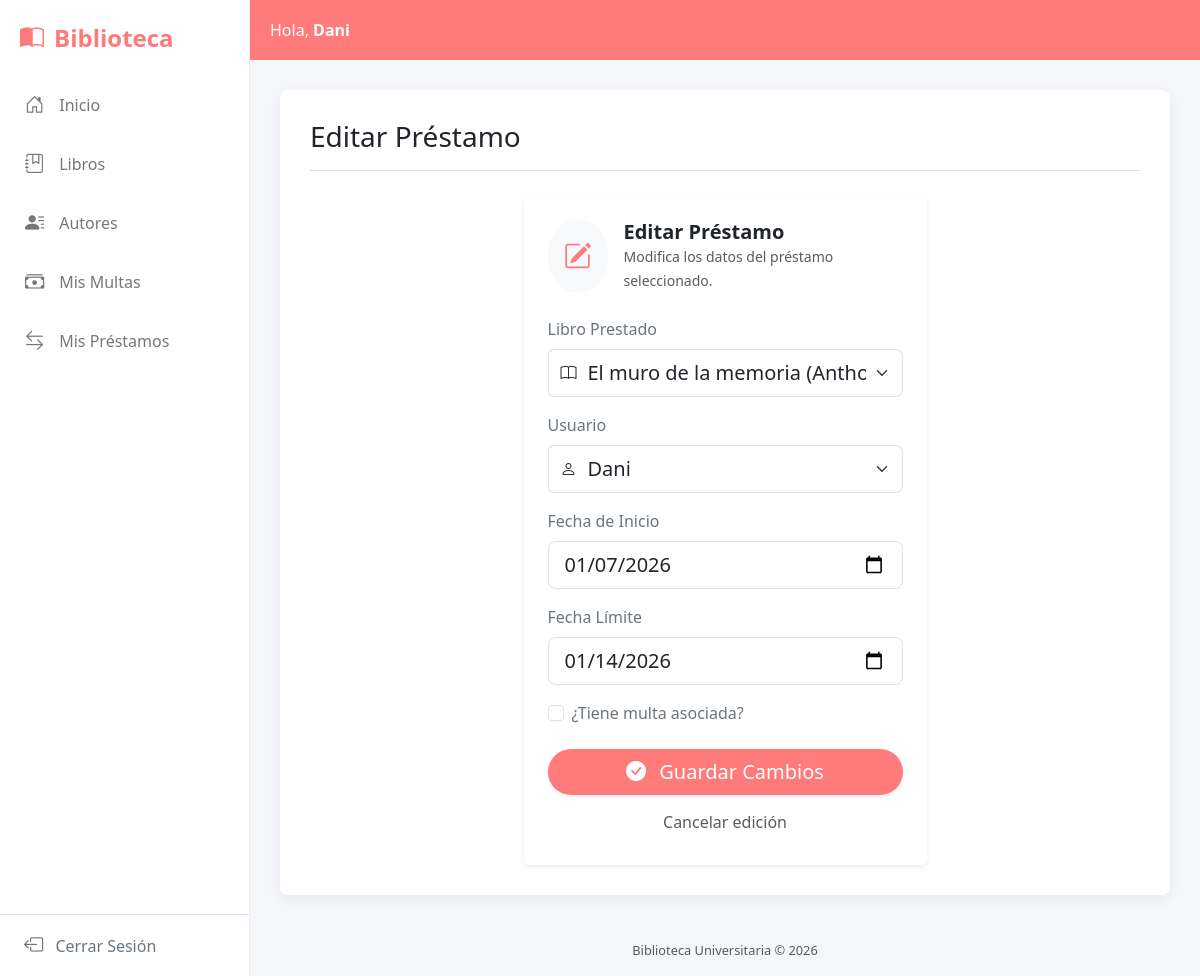
/prestamos/1/editar_prestamo (signed in), run on the app's committed database.
### gestion/models.py (models this page shows, shortened)
class Prestamo(models.Model):
    estados = [
        ('solicitado', 'Solicitado'),
        ('aprobado', 'Aprobado'),
        ('devuelto', 'Devuelto'),
    ]
    libro = models.ForeignKey(Libro, related_name="prestamos", on_delete=models.PROTECT)
    usuario = models.ForeignKey(settings.AUTH_USER_MODEL, related_name="prestamos", on_delete=models.PROTECT)
    fecha_prestamo = models.DateField(default=timezone.now)
    fecha_max = models.DateField(default=timezone.now)
    fecha_devolucion = models.DateField(blank=True, null=True)
    tiene_multa = models.BooleanField(default=False)
    estado = models.CharField(max_length=20, choices=estados, default='solicitado')
    class Meta:
        permissions = (
            ("ver_prestamos", "Puede ver prestamos"),
            ("gestionar_prestamos", "Puede gestionar prestamos"),
        )

class Libro(models.Model):
    titulo = models.CharField(max_length=20)
    anio = models.IntegerField(blank=True, null=True)
    isbn = models.CharField(max_length=20, blank=True, null=True)
    autor = models.ForeignKey(Autor, related_name="libro", on_delete=models.PROTECT)
    editorial = models.CharField(max_length=255, blank=True, null=True)
    disponible = models.BooleanField(default=True)
    stock = models.PositiveIntegerField(default=1)

### gestion/views.py (the view)
# urls.py: path("prestamos/<int:pk>/editar_prestamo", views.PrestamoUpdateView.as_view(), name="editar_prestamo"),
class PrestamoUpdateView(LoginRequiredMixin, PermissionRequiredMixin, UpdateView):
    model = Prestamo
    fields = ['libro', 'usuario', 'fecha_prestamo', 'fecha_max', 'fecha_devolucion', 'tiene_multa', 'estado']
    template_name = 'editar_prestamo.html'
    success_url = reverse_lazy('lista_prestamos')
    permission_required = 'gestion.change_prestamo'
    def get_context_data(self, **kwargs):
        context = super().get_context_data(**kwargs)
        context['libros'] = Libro.objects.all()
        context['usuarios'] = get_user_model().objects.all()
        context['prestamo'] = self.object
        return context

### gestion/templates/editar_prestamo.html (shortened to what this page needs)
{% extends "index.html" %}
{% block titulo_pagina %}Editar Préstamo{% endblock %}
{% block contenido %}
<div class="row justify-content-center">
    <div class="col-lg-6">
        <div class="card border-0 shadow-sm">
            <div class="card-header bg-white border-0 pt-4 px-4 pb-0">
                <div class="d-flex align-items-center">
                    <div class="rounded-circle bg-light p-3 me-3 text-primary">
                        <i class="bi bi-pencil-square fs-3" style="color: var(--brand-color);"></i>
                    </div>
                    <div>
                        <h5 class="mb-0 fw-bold text-dark">Editar Préstamo</h5>
                        <small class="text-muted">Modifica los datos del préstamo seleccionado.</small>
                    </div>
                </div>
            </div>
            <div class="card-body p-4">
                <form method="POST">
                    <div class="mb-3">
                        <label for="libro_id" class="form-label fw-medium text-secondary">Libro Prestado</label>
                        <div class="input-group">
                            <span class="input-group-text bg-white border-end-0"><i class="bi bi-book"></i></span>
                            <select class="form-select form-select-lg border-start-0 ps-0" id="libro_id" name="libro" required>
                                {% for libro in libros %}
                                    <option value="{{ libro.id }}" {% if prestamo.libro.id == libro.id %}selected{% endif %}>
                                        {{ libro.titulo }} ({{ libro.autor.nombre }})
                                    </option>
                                {% endfor %}
                            </select>
                        </div>
                    </div>
                    <div class="mb-3">
                        <label for="usuario_id" class="form-label fw-medium text-secondary">Usuario</label>
                        <div class="input-group">
                            <span class="input-group-text bg-white border-end-0"><i class="bi bi-person"></i></span>
                            <select class="form-select form-select-lg border-start-0 ps-0" id="usuario_id" name="usuario" required>
                                {% for usuario in usuarios %}
                                    <option value="{{ usuario.id }}" {% if prestamo.usuario.id == usuario.id %}selected{% endif %}>
                                        {{ usuario.username }}
                                    </option>
                                {% endfor %}
                            </select>
                        </div>
                    </div>
                    <div class="mb-3">
                        <label for="id_fecha_prestamo" class="form-label fw-medium text-secondary">Fecha de Inicio</label>
                        <input type="date" class="form-control form-control-lg" id="id_fecha_prestamo" name="fecha_prestamo"
                               value="{{ prestamo.fecha_prestamo|date:'Y-m-d' }}" required>
                    </div>
                    <div class="mb-3">
                        <label for="id_fecha_max" class="form-label fw-medium text-secondary">Fecha Límite</label>
                        <input type="date" class="form-control form-control-lg" id="id_fecha_max" name="fecha_max"
                               value="{{ prestamo.fecha_max|date:'Y-m-d' }}" required>
                    </div>
                    <div class="mb-4 form-check">
                        <input type="checkbox" class="form-check-input" id="id_tiene_multa" name="tiene_multa"
                               {% if prestamo.tiene_multa %}checked{% endif %}>
                        <label class="form-check-label text-secondary fw-medium" for="id_tiene_multa">
                            ¿Tiene multa asociada?
                        </label>
                    </div>
                    <div class="d-grid gap-2">
                        <button type="submit" class="btn btn-primary btn-lg rounded-pill shadow-sm border-0"
                                style="background-color: var(--brand-color);">
                            <i class="bi bi-check-circle-fill me-2"></i> Guardar Cambios
                        </button>
                        <a href="{% url 'lista_prestamos' %}" class="btn btn-link text-muted text-decoration-none text-center">
                            Cancelar edición
                        </a>
                    </div>
                </form>
            </div>
        </div>
    </div>
</div>
{% endblock %}

### gestion/templates/index.html (shortened to what this page needs)
<!DOCTYPE html>
<html lang="es">
<head>
  <link href="https://cdn.jsdelivr.net/npm/bootstrap@5.3.2/dist/css/bootstrap.min.css" rel="stylesheet">
  <link rel="stylesheet" href="https://cdn.jsdelivr.net/npm/bootstrap-icons@1.11.3/font/bootstrap-icons.min.css">
</head>
<body>
<div class="wrapper">
  <nav class="sidebar">
    <div class="sidebar-header">
      <i class="bi bi-book-half"></i> Biblioteca
    </div>
    <ul class="sidebar-menu">
      <li class="{% if request.resolver_match.url_name == 'index' %}active{% endif %}">
        <a href="{% url 'index' %}"><i class="bi bi-house-door"></i> Inicio</a>
      </li>
      <li>
        <a href="{% url 'lista_libros' %}"><i class="bi bi-journal-bookmark"></i> Libros</a>
      </li>
      <li>
        <a href="{% url 'lista_autores' %}"><i class="bi bi-person-lines-fill"></i> Autores</a>
      </li>
      {% if user.is_authenticated %}
      <li>
        <a href="{% url 'lista_multas' %}"><i class="bi bi-cash-stack"></i> Mis Multas</a>
      </li>
      <li>
        <a href="{% url 'lista_prestamos' %}"><i class="bi bi-arrow-left-right"></i> Mis Préstamos</a>
      </li>
      {% endif %}
    </ul>
    {% if user.is_authenticated %}
    <div class="mt-auto border-top">
        <form method="post" action="{% url 'logout' %}">
            <button type="submit" class="sidebar-menu w-100 text-start ps-4 py-3 border-0 bg-transparent text-secondary">
                <i class="bi bi-box-arrow-left me-2"></i> Cerrar Sesión
            </button>
        </form>
    </div>
    {% else %}
    <div class="mt-auto border-top">
        <a href="{% url 'login' %}" class="sidebar-menu py-3 text-secondary text-decoration-none ps-4 d-block">
            <i class="bi bi-box-arrow-in-right me-2"></i> Ingresar
        </a>
    </div>
    {% endif %}
  </nav>
  <div class="content">
    <div class="top-header">
        <span>Hola, <strong>{{ user.username|default:"Invitado" }}</strong></span>
    </div>
    <div class="main-container">
      <div class="card-custom">
        <h3 class="mb-4 text-dark border-bottom pb-3">
            {% block titulo_pagina %}Panel Principal{% endblock %}
        </h3>
        {% block contenido %}{% endblock %}
      </div>
    </div>
    <footer class="text-center py-3 text-muted" style="font-size: 0.8rem;">
        Biblioteca Universitaria © 2026
    </footer>
  </div>
</div>
</body>
</html>

### gestion/templates/index.html (style rules this page uses)
:root { --brand-color: #ff7b7b; --brand-dark: #e65b5b; --sidebar-width: 250px; }
body { background-color: #f4f6f9; font-family: 'Segoe UI', Tahoma, Geneva, Verdana, sans-serif; }
.wrapper { display: flex; width: 100%; min-height: 100vh; }
.sidebar { min-width: var(--sidebar-width); max-width: var(--sidebar-width); background: #fff; color: #666; border-right: 1px solid #eee; display: flex; flex-direction: column; }
.sidebar-header { padding: 20px; font-weight: bold; font-size: 1.5rem; color: var(--brand-color); display: flex; align-items: center; gap: 10px; }
.sidebar-menu { list-style: none; padding: 0; margin: 0; flex-grow: 1; }
.sidebar-menu li a, .sidebar-menu li button { display: flex; align-items: center; padding: 15px 25px; color: #777; text-decoration: none; font-weight: 500; transition: all 0.3s; width: 100%; background: none; border: none; text-align: left; font-size: 1rem; }
.sidebar-menu i { margin-right: 15px; font-size: 1.2rem; }
.content { width: 100%; display: flex; flex-direction: column; }
.top-header { background-color: var(--brand-color); height: 60px; display: flex; align-items: center; padding: 0 20px; color: white; justify-content: space-between; }
.main-container { padding: 30px; }
.card-custom { background: white; border: none; border-radius: 8px; box-shadow: 0 4px 15px rgba(0,0,0,0.05); padding: 30px; min-height: 500px; }

### data on the page
Prestamo: libro "El muro de la memoria (Anthony)", usuario "Dani", fecha_prestamo "01/07/2026", fecha_max "01/14/2026"

### other printed values
{{ user.username|default:"Invitado" }} "Dani"
